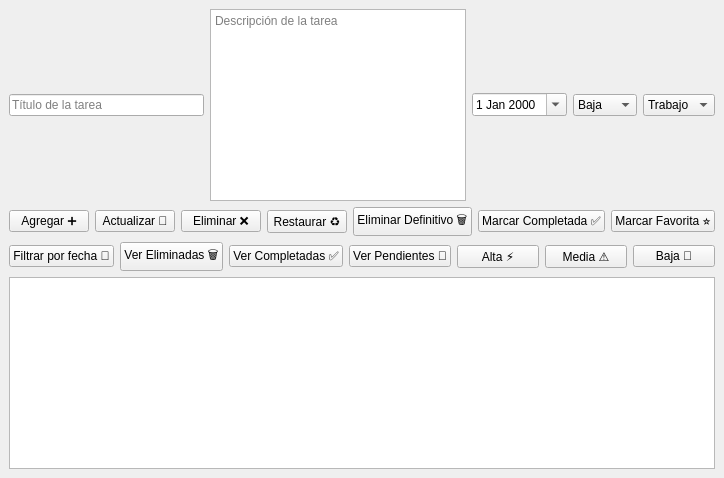
<?xml version="1.0" encoding="UTF-8"?>
<ui version="4.0">
 <class>MainWindow</class>
 <widget class="QMainWindow" name="MainWindow">
  <property name="windowTitle">
   <string>To-Do List</string>
  </property>
  <widget class="QWidget" name="centralwidget">
   <layout class="QVBoxLayout" name="verticalLayout">

    <!-- 🔹 Sección de entrada de datos -->
    <item>
     <layout class="QHBoxLayout" name="horizontalInputLayout">

      <!-- Título -->
      <item>
       <widget class="QLineEdit" name="input_title">
        <property name="placeholderText">
         <string>Título de la tarea</string>
        </property>
       </widget>
      </item>

      <!-- Descripción -->
      <item>
       <widget class="QTextEdit" name="input_description">
        <property name="placeholderText">
         <string>Descripción de la tarea</string>
        </property>
       </widget>
      </item>

      <!-- Fecha de vencimiento -->
      <item>
       <widget class="QDateEdit" name="input_due_date">
        <property name="calendarPopup">
         <bool>true</bool>
        </property>
       </widget>
      </item>

      <!-- Prioridad -->
      <item>
       <widget class="QComboBox" name="input_priority">
        <property name="toolTip">
         <string>Prioridad de la tarea</string>
        </property>
        <item><property name="text"><string>Baja</string></property></item>
        <item><property name="text"><string>Media</string></property></item>
        <item><property name="text"><string>Alta</string></property></item>
       </widget>
      </item>

      <!-- Categoría -->
      <item>
       <widget class="QComboBox" name="input_category">
        <property name="toolTip">
         <string>Categoría de la tarea</string>
        </property>
        <item><property name="text"><string>Trabajo</string></property></item>
        <item><property name="text"><string>Hogar</string></property></item>
        <item><property name="text"><string>Estudio</string></property></item>
       </widget>
      </item>

     </layout>
    </item>

    <!-- 🔹 Botones de acciones -->
    <item>
     <layout class="QHBoxLayout" name="buttonLayout">

      <item>
       <widget class="QPushButton" name="btn_add">
        <property name="text"><string>Agregar ➕</string></property>
       </widget>
      </item>

      <item>
       <widget class="QPushButton" name="btn_update">
        <property name="text"><string>Actualizar 🔄</string></property>
       </widget>
      </item>

      <item>
       <widget class="QPushButton" name="btn_delete">
        <property name="text"><string>Eliminar ❌</string></property>
       </widget>
      </item>

      <item>
       <widget class="QPushButton" name="btn_restore">
        <property name="text"><string>Restaurar ♻️</string></property>
       </widget>
      </item>

      <item>
       <widget class="QPushButton" name="btn_delete_forever">
        <property name="text"><string>Eliminar Definitivo 🗑️</string></property>
       </widget>
      </item>

      <item>
       <widget class="QPushButton" name="btn_complete">
        <property name="text"><string>Marcar Completada ✅</string></property>
       </widget>
      </item>

      <item>
       <widget class="QPushButton" name="btn_favorite">
        <property name="text"><string>Marcar Favorita ⭐</string></property>
       </widget>
      </item>

     </layout>
    </item>

    <!-- 🔹 Filtro por fecha + filtros avanzados -->
    <item>
     <layout class="QHBoxLayout" name="filterLayout">

      <item>
       <widget class="QPushButton" name="btn_filter">
        <property name="text"><string>Filtrar por fecha 📆</string></property>
       </widget>
      </item>

      <item>
       <widget class="QPushButton" name="btn_show_deleted">
        <property name="text"><string>Ver Eliminadas 🗑️</string></property>
       </widget>
      </item>

      <item>
       <widget class="QPushButton" name="btn_show_completed">
        <property name="text"><string>Ver Completadas ✅</string></property>
       </widget>
      </item>

      <item>
       <widget class="QPushButton" name="btn_show_pending">
        <property name="text"><string>Ver Pendientes 🔴</string></property>
       </widget>
      </item>

      <item>
       <widget class="QPushButton" name="btn_show_high">
        <property name="text"><string>Alta ⚡</string></property>
       </widget>
      </item>

      <item>
       <widget class="QPushButton" name="btn_show_medium">
        <property name="text"><string>Media ⚠️</string></property>
       </widget>
      </item>

      <item>
       <widget class="QPushButton" name="btn_show_low">
        <property name="text"><string>Baja 🐢</string></property>
       </widget>
      </item>

     </layout>
    </item>

    <!-- 🔹 Lista de tareas -->
    <item>
     <widget class="QListWidget" name="list_tasks"/>
    </item>

   </layout>
  </widget>
  <layoutdefault spacing="6" margin="11"/>
  <resources/>
  <connections/>
 </widget>
</ui>
